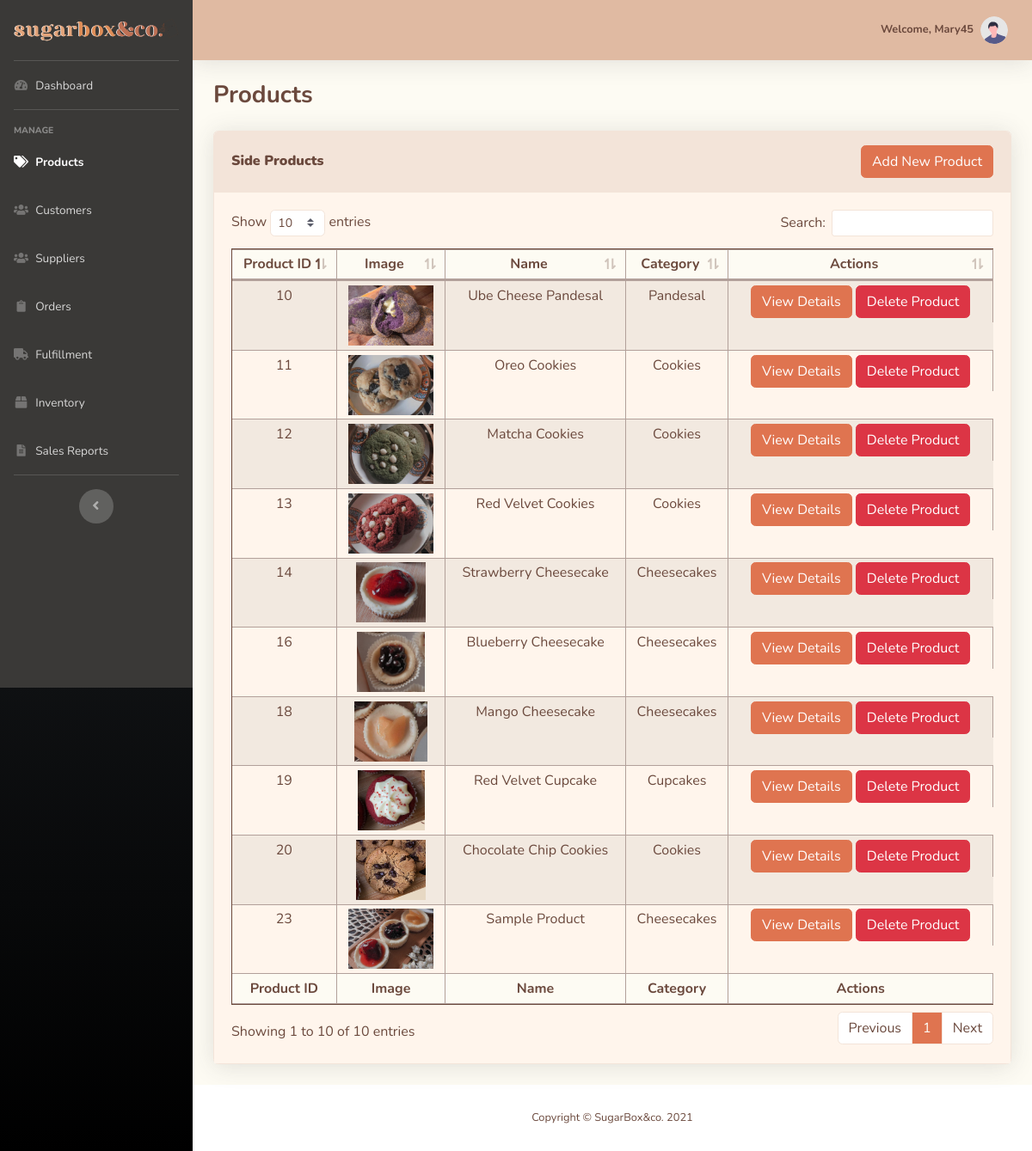
The app's page /admin-src/products.php (signed in), older data.
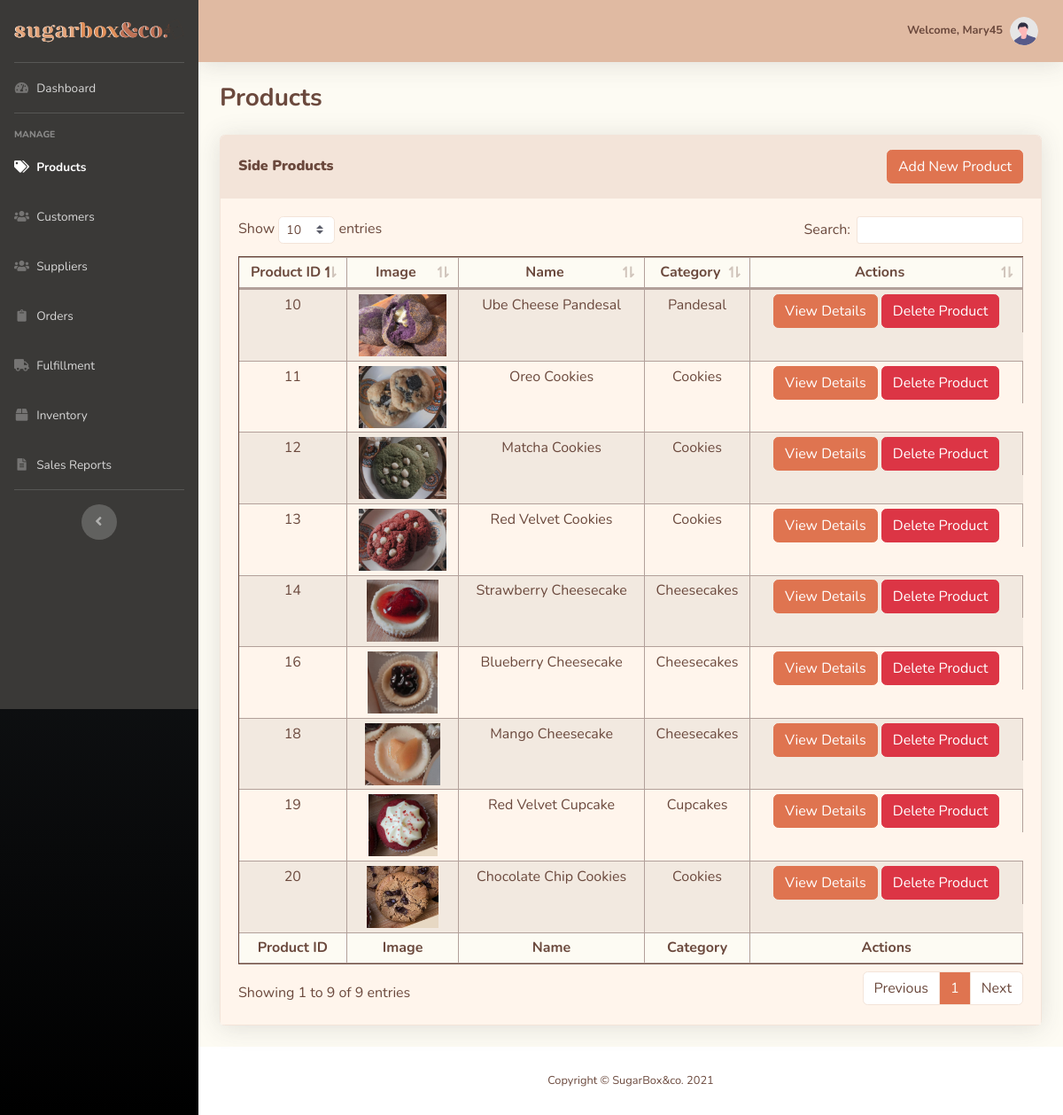
The same page, newer data.
### tables this page shows
CREATE TABLE `side_products` (
  `SideProd_ID` int(11) NOT NULL,
  `SideProd_Name` varchar(40) NOT NULL,
  `Categ_ID` int(11) NOT NULL,
  `SideProd_Desc` varchar(100) NOT NULL,
  `SideProd_Image` varchar(50) NOT NULL
);

CREATE TABLE `side_categories` (
  `Categ_ID` int(11) NOT NULL,
  `Categ_Name` varchar(40) NOT NULL
);

### admin-src/products.php (the view, shortened to what this page needs)
<?php
include 'includes/header.php';
include 'includes/sidebar.php';
include 'includes/topbar.php'
?>
<head>
</head>
<div class="container-fluid">
    <div class="d-sm-flex align-items-center justify-content-between mb-4">
        <h1 class="h3 mb-0 text-content"><b>Products</b></h1>
    </div>
    <div class="card shadow mb-4 border-section">
        <div class="card-header py-3 bg-section border-section">
            <div class="d-sm-flex align-items-center justify-content-between">
                <h6 class="m-0 font-weight-bold text-content"><b>Side Products</b></h6>
                <button type="button" class="btn btn-titleColor" data-toggle="modal" data-target="#addProducts">
                Add New Product
                </button>
            </div>
        </div>
        <div class="card-body bg-section2 border-section">
            <div class="table-responsive">
            <?php
            $conn = db_connect();
            $prod_query = "SELECT side_products.SideProd_ID,
                                    side_products.SideProd_Name,
                                    side_products.SideProd_Desc,
                                    side_products.SideProd_Image,
                                    side_categories.Categ_Name
                            FROM side_products
                            INNER JOIN side_categories
                            ON side_products.Categ_ID=side_categories.Categ_ID
                            ORDER BY side_products.SideProd_ID ASC";
            $prod_query_run = mysqli_query($conn, $prod_query);
            $check_products = mysqli_num_rows($prod_query_run) > 0;
            if($check_products) {
            ?>
                <table class="table table-sm table-bordered table-striped border-content table-content bg-section2 text-content" id="dataTable">
                    <thead class="bg-light text-center">
                        <tr>
                            <th>Product ID</th>
                            <th>Image</th>
                            <th>Name</th>
                            <th>Category</th>
                            <th>Actions</th>
                        </tr>
                    </thead>
                    <tfoot class="bg-light text-center" >
                        <tr>
                        <th>Product ID</th>
                            <th>Image</th>
                            <th>Name</th>
                            <th>Category</th>
                            <th>Actions</th>
                        </tr>
                    </tfoot>
                    <tbody class="text-center">
                        <?php while($row = mysqli_fetch_assoc($prod_query_run)) { ?>
                        <tr>
                            <td><?php echo $row['SideProd_ID']; ?></td>
                            <td><img class="table-image" src="../assets/<?php echo $row['SideProd_Image']; ?>" alt="<?php echo $row['SideProd_Image']; ?>"></td>
                            <td><?php echo $row['SideProd_Name']; ?></td>
                            <td><?php echo $row['Categ_Name']; ?></td>
                            <td class="d-sm-flex align-items-center justify-content-center">
                            <a href="productDetails.php?prod_ID=<?php echo $row['SideProd_ID'];?>" class="btn btn-titleColor">View Details</a>
                            <button class="btn btn-danger" data-toggle="modal" data-target="#deleteProd<?php echo $row['SideProd_ID'];?>">Delete Product</button>
                            </td>
                        </tr>
                        <?php } ?>
                    </tbody>
                </table>
        <?php
            }
            else
            {  ?>
                    <p class="text-center lead text-content my-5">No Products To Be Found</p>
            <?php } ?>
            </div>
        </div>
    </div>
</div>
<?php
include 'includes/footer.php';
include 'includes/scripts.php'
?>

Row changes from the older to the newer data that the page shows:
removed side_products: SideProd_ID "23", SideProd_Image (picture), SideProd_Name "Sample Product", Categ_ID.Categ_Name "Cheesecakes"
Text that changed along with them:
text written by a page script: "Show entries Search: Showing 1 to 10 of 10 entries Previous 1 Next" → "Show entries Search: Showing 1 to 9 of 9 entries Previous 1 Next"
